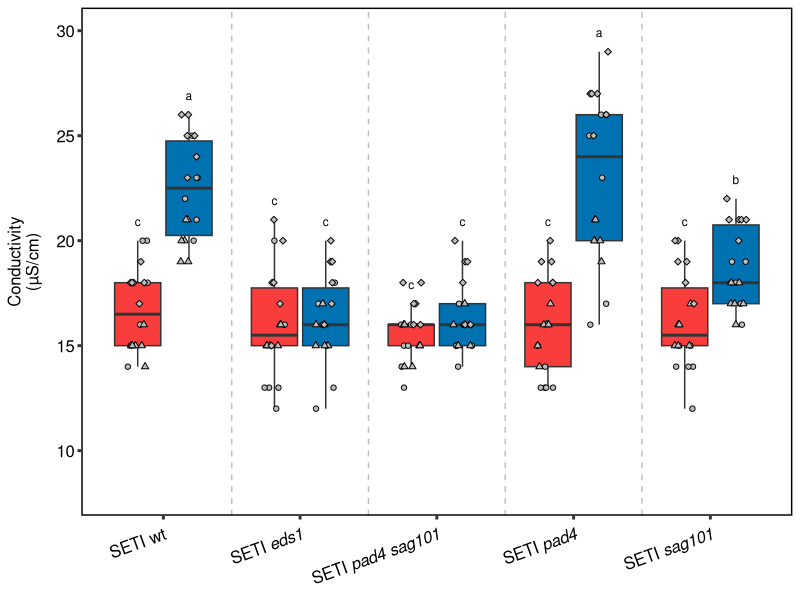
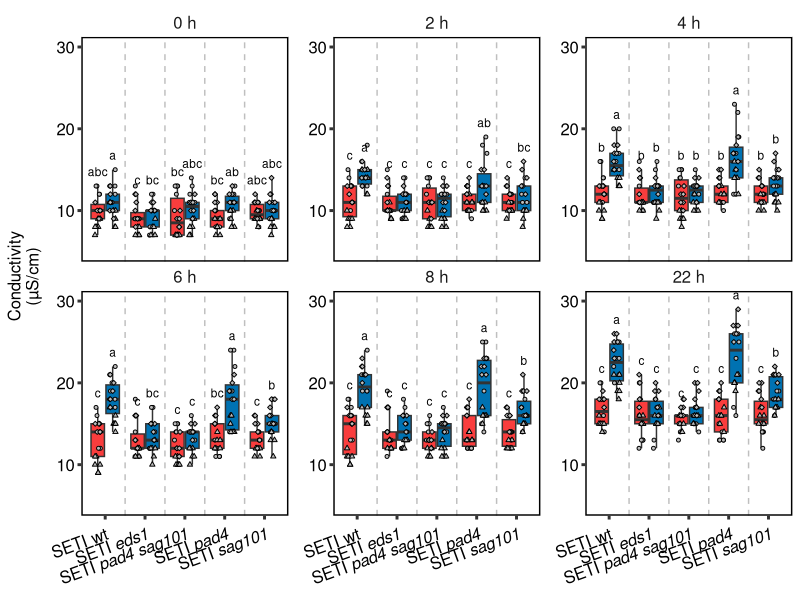

Write the R code that produced these figures, in order.
## ---- chunk 1
library("ggplot2")
library("tibble")
library("tidyr")
library("ggpubr")
library("multcompView")
## ---- chunk 2
electro_leakage <- read.csv2(file = "./Data/Lipase_combine.csv", header = TRUE, dec = ",", sep = ";", fileEncoding="UTF-8-BOM")
electro_leakage = electro_leakage[,1:3]
electro_leakage_2 = as_tibble(electro_leakage)
names(electro_leakage_2) = c("sample", "value", "batch")
## ---- chunk 3
el6 = separate(electro_leakage_2, "sample", sep = "_", into = c("Line_Treatment", "Time_Sample"), extra = "merge")
el7 = separate(el6, "Time_Sample", sep = "_", into = c("Time", "Sample"), extra = "merge")
el8 = unite(el7, Line_Treatment, Time, col = "Line_Treatment_Time", sep = "_")
el8 = na.omit(el8)
el9 = aggregate(el8$value, list(el8$Line_Treatment_Time), mean)
sd_val = aggregate(el8$value, list(el8$Line_Treatment_Time), sd)
names(sd_val) = c("Group.1", "SD")
combine = cbind(el9, sd_val$SD)
names(combine) = c("Line_Treatment_Time", "Mean", "SD")

el10 = separate(combine, "Line_Treatment_Time", sep = "_", into = c("Line_Treatment", "Time"), extra = "merge")
el10$Time = gsub("h", "", el10$Time)
el10$Time = as.numeric(el10$Time)

el11 = el7
el11$Time = gsub("h", "", el11$Time)
el11$Time = as.numeric(el11$Time)

seti_24_stats = el11[el11$Time == 24,]

el12 = el11[el11$Time == 24,]
el12 = separate(el11, "Line_Treatment", sep = "\\(", into = c("Line", "Treatment"), extra = "merge")
el12= na.omit(el12)
el12$Line = factor(el12$Line)
el12$Treatment = factor(el12$Treatment, levels = c("m)", "E)"))
el12$Line = sub("SETI", "SETI ", el12$Line)
el12$Line = sub("pad4sag101", "pad4 sag101", el12$Line)
levels(factor(el12$Line))
el12$Line = factor(el12$Line,  levels = c("SETI ", "SETI eds1", "SETI pad4 sag101", "SETI pad4", "SETI sag101"))
el12$shapes = rep(NA, length(el12$Line))
el12$shapes[el12$batch == "A1"] = 21
el12$shapes[el12$batch == "A3"] = 24
## ---- chunk 4
# activity_treatment = aov(seti_24_stats$value ~ seti_24_stats$Line_Treatment)
# summary(aov(seti_24_stats$value ~ seti_24_stats$Line_Treatment))
# 
# Tuckey <- TukeyHSD(activity_treatment)
# test_value <- HSD.test(activity_treatment, "seti_24_stats$Line_Treatment", group = TRUE,
#                        console=TRUE)
# 
# sig = data.frame(Line = row.names(test_value[[5]]), sig_letter = test_value[[5]][[2]])
# sig$Line = factor(sig$Line, levels = c("SETI(m)", "SETI(E)", "SETIeds1(m)", "SETIeds1(E)", "SETIpad4sag101(m)", "SETIpad4sag101(E)", 
#                                       "SETIpad4(m)", "SETIpad4(E)", "SETIsag101(m)", "SETIsag101(E)"))
# line_order = order(sig$Line, levels = c("SETI(m)", "SETI(E)", "SETIeds1(m)", "SETIeds1(E)", "SETIpad4sag101(m)", "SETIpad4sag101(E)", 
#                                         "SETIpad4(m)", "SETIpad4(E)", "SETIsag101(m)", "SETIsag101(E)"))
# sig_ordered = sig[line_order,]

# New way
seti_24_stats = separate_wider_delim(seti_24_stats, cols = Line_Treatment, delim = "(", names = c("Line", "Treatment"))

activity_treatment = aov(seti_24_stats$value ~ factor(seti_24_stats$Line)*factor(seti_24_stats$Treatment) + factor(seti_24_stats$batch))
summary(aov(seti_24_stats$value ~ seti_24_stats$Line*seti_24_stats$Treatment + seti_24_stats$batch))

Tuckey <- TukeyHSD(activity_treatment)

test_value = multcompLetters4(activity_treatment, Tuckey)

sig = data.frame(Line = names(test_value$`factor(seti_24_stats$Line):factor(seti_24_stats$Treatment)`[[1]]), sig_letter = test_value$`factor(seti_24_stats$Line):factor(seti_24_stats$Treatment)`[[1]] )
sig$Line = factor(sig$Line, levels = c("SETI:m)", "SETI:E)", "SETIeds1:m)", "SETIeds1:E)", "SETIpad4sag101:m)", "SETIpad4sag101:E)", 
                                      "SETIpad4:m)", "SETIpad4:E)", "SETIsag101:m)", "SETIsag101:E)"))
line_order = order(sig$Line, levels = c("SETI:m)", "SETI:E)", "SETIeds1:m)", "SETIeds1:E)", "SETIpad4sag101:m)", "SETIpad4sag101:E)", 
                                        "SETIpad4:m)", "SETIpad4:E)", "SETIsag101:m)", "SETIsag101:E)"))
sig_ordered = sig[line_order,]

print(summary(aov(seti_24_stats$value ~ seti_24_stats$Line*seti_24_stats$Treatment + seti_24_stats$batch)))
print(Tuckey)
print(test_value )

## ---- chunk 5
######################## Boxplot Line Treatment separate

#################Part1 Image size: 1182×829

el12$shapes[el12$batch == "A4"] = 23

dlab_theme = theme(axis.title.y = element_text(margin = margin(r = 10)), text = element_text(size=12), axis.text = element_text(size=12),
        axis.text.x = element_text(margin = margin(t = 5), size = 12, colour = "black", angle = 20, hjust=1),
        axis.text.y = element_text(color = "black"),
        axis.line = element_blank(),
        axis.ticks = element_line(size = 1),
        axis.title.x = element_blank(),
        legend.position="none", 
        legend.text= element_text(size = 12),
        #legend.title = element_text(size = 16, face = "bold"),
        panel.background = element_blank(),
        panel.spacing.x = unit(1, "lines"),
        panel.spacing.y=unit(0,"lines"),
        panel.grid =  element_blank(),
        legend.title = element_blank(),
        #panel.grid.major.y =  element_line(colour = "#999999"),
        panel.grid.minor.y =  element_blank(),
        panel.border = element_rect(fill = NA, color = "black", linewidth = 1),
        strip.background =element_rect(fill="white"),
        strip.text.x = element_text(size = 12, hjust = 0.5))

plot1_4 = ggplot(el12[el12$Time == 24,], aes(y = value, x = Line))  +
  geom_boxplot(aes(fill = Treatment), outlier.shape = NA) +
  geom_jitter(mapping = aes(shape = batch, color = Treatment, group = Treatment), fill = "grey", size=1.5, position = position_jitterdodge(jitter.width = 0.3, dodge.width = 0.75)) +
  ylim(8,30) +
  scale_fill_manual(values = c("#F93D3D",  "#0072B2"),
                    name = "Treatments", labels = c("Mock", "ETI"))  +
  scale_shape_manual(name = "Batches",  values = unique(el12$shapes), labels = c("B1", "B2", "B3")) +
  scale_color_manual(values = c("black", "black")) +
  guides(color = FALSE) +
  #scale_shape_discrete(position = position_identity()) +
  labs(y = "Conductivity\n(µS/cm)", x = "Line") + dlab_theme +
  scale_x_discrete(breaks = c("SETI ", "SETI eds1", "SETI pad4 sag101", "SETI pad4", "SETI sag101"), labels=c(expression("SETI wt"), expression("SETI" ~ italic("eds1")), expression("SETI" ~ italic("pad4 sag101")), expression("SETI" ~ italic("pad4")), expression("SETI" ~ italic("sag101"))))

test = ggplot_build(plot1_4)

plot1_4 = plot1_4 +
  annotate(geom = "text", x = test[["data"]][[1]][["x"]], y= test[["data"]][[1]][["ymax"]] + 0.9, label = sig_ordered$sig_letter, size = 3, color = "black") +
  geom_vline(xintercept = c(1.5,2.5,3.5,4.5), linetype = "dashed", alpha = 0.25)

print(plot1_4)
## ---- chunk 6

labeller = labeller(Time = 
                      c("0" = "0 h",
                        "2" = "2 h",
                        "4" = "4 h",
                        "6" = "6 h",
                        "8" = "8 h",
                        "22" = "22 h"))

plot1_3 = ggplot(el12[el12$Time < 24,], aes(y = value, x = Line, fill = Treatment)) +
  geom_boxplot(aes(fill = Treatment), outlier.shape = NA) +
  geom_jitter(mapping = aes(shape = batch, color = Treatment, group = Treatment), fill = "grey", size=1, position = position_jitterdodge(jitter.width = 0.3, dodge.width = 0.75 )) +
  ylim(5,30) +
  scale_fill_manual(values = c("#F93D3D",  "#0072B2"),
                    name = "Treatment", labels = c("Mock", "ETI"))  +
  scale_shape_manual(values = unique(el12$shapes)) +
  scale_color_manual(values = c("black", "black")) +
  labs(y = "Conductivity\n(µS/cm)", x = "Line") +
  dlab_theme +
  scale_x_discrete(breaks = c("SETI ", "SETI eds1", "SETI pad4 sag101", "SETI pad4", "SETI sag101"), labels=c(expression("SETI wt"), expression("SETI" ~ italic("eds1")), expression("SETI" ~ italic("pad4 sag101")), expression("SETI" ~ italic("pad4")), expression("SETI" ~ italic("sag101")))) + 
  facet_wrap(.~Time, scales="free_y", labeller = labeller)

test1_3 = ggplot_build(plot1_3)
## ---- chunk 7

stats_table = data.frame(Line_treatment = NA,
                         sig_letters = NA, timepoint = NA)
el12$batch = factor(el12$batch)
el12$Line = factor(el12$Line)
el12$Treatment = factor(el12$Treatment)

for (timepoints in unique(el12$Time[el12$Time != 24])) {
  activity_treatment = aov(el12[el12$Time == timepoints,]$value ~ el12[el12$Time == timepoints,]$Line*el12[el12$Time == timepoints,]$Treatment + el12[el12$Time == timepoints,]$batch)
  summary(activity_treatment)
  Tuckey <- TukeyHSD(activity_treatment)
  stats = multcompLetters4(activity_treatment, Tuckey)
  time = rep(timepoints, length(stats[["el12[el12$Time == timepoints, ]$Line:el12[el12$Time == timepoints, ]$Treatment"]][[1]]))
  line_treatment = names(stats[["el12[el12$Time == timepoints, ]$Line:el12[el12$Time == timepoints, ]$Treatment"]][[1]])
  sig_letters = stats[["el12[el12$Time == timepoints, ]$Line:el12[el12$Time == timepoints, ]$Treatment"]][[1]]
  print("--------------------------------------------------------------------------------------")
  print(timepoints)
  print(summary)
  print(Tuckey)
  print(stats)
   print("--------------------------------------------------------------------------------------")
  help_table = data.frame(Line_treatment = line_treatment,
                          sig_letters = sig_letters, timepoint = time)
  stats_table = rbind(stats_table, help_table)
  stats_table = na.omit(stats_table)
}

stats_table$Line_treatment = factor(stats_table$Line_treatment, levels = c("SETI :m)", "SETI :E)", "SETI eds1:m)", "SETI eds1:E)",
                                              "SETI pad4 sag101:m)", "SETI pad4 sag101:E)", "SETI pad4:m)", "SETI pad4:E)",
                                              "SETI sag101:m)", "SETI sag101:E)"))


line_treatment_order = order(factor(stats_table$Line_treatment))
stats_table_1 = stats_table[line_treatment_order,]
stats_table_2 = stats_table_1[order(stats_table_1$timepoint),]

## ---- chunk 8

plot1_4 = plot1_3 +
  geom_text(data = tibble(test = 1:10), x = test1_3[["data"]][[1]][["x"]], y = test1_3[["data"]][[1]][["ymax"]] + 1.75, label = stats_table_2$sig_letters, size = 3, color = "black", inherit.aes = FALSE) +
  geom_vline(xintercept = c(1.5,2.5,3.5,4.5), linetype = "dashed", alpha = 0.25)

print(plot1_4)
